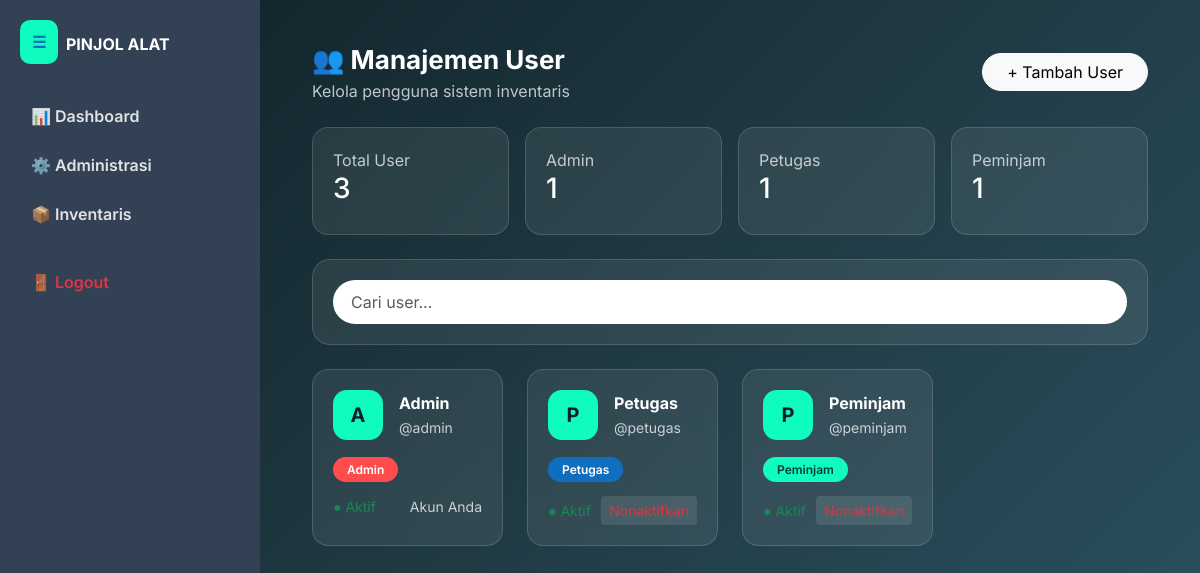
The page /data_user.php (signed in) on the database its author committed.
### tables this page shows
CREATE TABLE `users` (
  `id_user` int NOT NULL,
  `nama_lengkap` varchar(150) DEFAULT NULL,
  `username` varchar(50) NOT NULL,
  `password` varchar(255) NOT NULL,
  `level` enum('Admin','Petugas','Peminjam') NOT NULL,
  `status` enum('Aktif','Nonaktif') DEFAULT 'Aktif'
);

### data_user.php (the view, shortened to what this page needs)
<?php
include 'config.php';
$query = mysqli_query($conn, "SELECT * FROM users ORDER BY level ASC, nama_lengkap ASC");
$total = mysqli_num_rows($query);
$admin = mysqli_num_rows(mysqli_query($conn,"SELECT * FROM users WHERE level='Admin'"));
$petugas = mysqli_num_rows(mysqli_query($conn,"SELECT * FROM users WHERE level='Petugas'"));
$peminjam = mysqli_num_rows(mysqli_query($conn,"SELECT * FROM users WHERE level='Peminjam'"));
?>
<!DOCTYPE html>
<html lang="id">
<head>
<link href="https://cdn.jsdelivr.net/npm/bootstrap@5.3.0/dist/css/bootstrap.min.css" rel="stylesheet">
</head>
<body>
<?php include 'sidebar.php'; ?>
<div class="main-content">
<div class="container-fluid">
<div class="d-flex justify-content-between align-items-center mb-4">
<div>
<div class="page-title">👥 Manajemen User</div>
<p class="text-light opacity-75 mb-0">Kelola pengguna sistem inventaris</p>
</div>
<button class="btn btn-light rounded-pill px-4" data-bs-toggle="modal" data-bs-target="#modalUser">
+ Tambah User
</button>
</div>
<div class="row mb-4 g-3">
<div class="col-md-3">
<div class="stat-card">
<div class="text-light opacity-75">Total User</div>
<h3><?= $total ?></h3>
</div>
</div>
<div class="col-md-3">
<div class="stat-card">
<div class="text-light opacity-75">Admin</div>
<h3><?= $admin ?></h3>
</div>
</div>
<div class="col-md-3">
<div class="stat-card">
<div class="text-light opacity-75">Petugas</div>
<h3><?= $petugas ?></h3>
</div>
</div>
<div class="col-md-3">
<div class="stat-card">
<div class="text-light opacity-75">Peminjam</div>
<h3><?= $peminjam ?></h3>
</div>
</div>
</div>
<div class="glass-card mb-4">
<input type="text" class="form-control search-box" placeholder="Cari user...">
</div>
<div class="row g-4">
<?php mysqli_data_seek($query,0); while($u = mysqli_fetch_assoc($query)): ?>
<div class="col-md-4 col-lg-3">
<div class="user-card">
<div class="d-flex align-items-center mb-3">
<div class="avatar me-3">
<?= strtoupper(substr($u['nama_lengkap'],0,1)); ?>
</div>
<div>
<div class="fw-bold"><?= $u['nama_lengkap']; ?></div>
<small class="opacity-75">@<?= $u['username']; ?></small>
</div>
</div>
<?php
$levelClass="level-peminjam";
if($u['level']=="Admin") $levelClass="level-admin";
if($u['level']=="Petugas") $levelClass="level-petugas";
?>
<span class="level-badge <?= $levelClass ?>">
<?= $u['level']; ?>
</span>
<div class="mt-3 d-flex justify-content-between align-items-center">
<?php if($u['status']=="Aktif"): ?>
<span class="text-success small">● Aktif</span>
<?php else: ?>
<span class="text-danger small">● Nonaktif</span>
<?php endif; ?>
<?php if($u['id_user'] != $_SESSION['id_user']): ?>
<?php if($u['status']=="Aktif"): ?>
<a href="hapus_user.php?id=<?= $u['id_user']; ?>"
class="btn btn-sm btn-soft text-danger"
onclick="return confirm('Nonaktifkan user ini?')">
</a>
<?php endif; ?>
<?php else: ?>
<span class="small opacity-75">Akun Anda</span>
<?php endif; ?>
</div>
</div>
</div>
<?php endwhile; ?>
</div>
</div>
</div>
</body>
</html>

### data_user.php (style rules this page uses)
:root { --primary:#106EBE; --mint:#0FFCBE; --bg1:#0f2027; --bg2:#203a43; --bg3:#2c5364; }
body { background:linear-gradient(135deg,var(--bg1),var(--bg2),var(--bg3)); font-family:'Inter',sans-serif; color:white; min-height:100vh; }
.page-title { font-size:26px; font-weight:700; }
.glass-card { background:rgba(255,255,255,0.08); backdrop-filter:blur(10px); border-radius:18px; padding:20px; border:1px solid rgba(255,255,255,0.15); }
.stat-card { background:rgba(255,255,255,0.08); backdrop-filter:blur(10px); border-radius:16px; padding:20px; border:1px solid rgba(255,255,255,0.15); transition:.3s; }
.user-card { background:rgba(255,255,255,0.08); backdrop-filter:blur(10px); border-radius:16px; padding:20px; border:1px solid rgba(255,255,255,0.15); transition:.3s; height:100%; }
.avatar { width:50px; height:50px; border-radius:14px; display:flex; align-items:center; justify-content:center; font-weight:700; color:#0f2027; font-size:20px; background:var(--mint); }
.level-badge { padding:5px 14px; border-radius:30px; font-size:12px; font-weight:600; }
.level-admin { background:#ff4d4d; color:white; }
.level-petugas { background:var(--primary); color:white; }
.level-peminjam { background:var(--mint); color:#003b3b; }
.search-box { border-radius:30px; padding:10px 18px; border:none; }
.btn-soft { background:rgba(255,255,255,0.1); color:white; border:none; }

### sidebar.php (style rules this page uses)
:root { --primary-blue: #106EBE; --mint: #0FFCBE; --dark-blue: #0b5aa3; }
.main-content { margin-left: 260px; padding: 40px; transition: 0.3s; }

### rows shown on the page
users: nama_lengkap "A", nama_lengkap "Admin", username "admin", level "Admin", status "● Aktif", shows "Akun Anda"
users: nama_lengkap "P", nama_lengkap "Petugas", username "petugas", level "Petugas", status "● Aktif"
users: nama_lengkap "P", nama_lengkap "Peminjam", username "peminjam", level "Peminjam", status "● Aktif"

### other values the page prints
$total "3"
$admin "1"
$petugas "1"
$peminjam "1"
